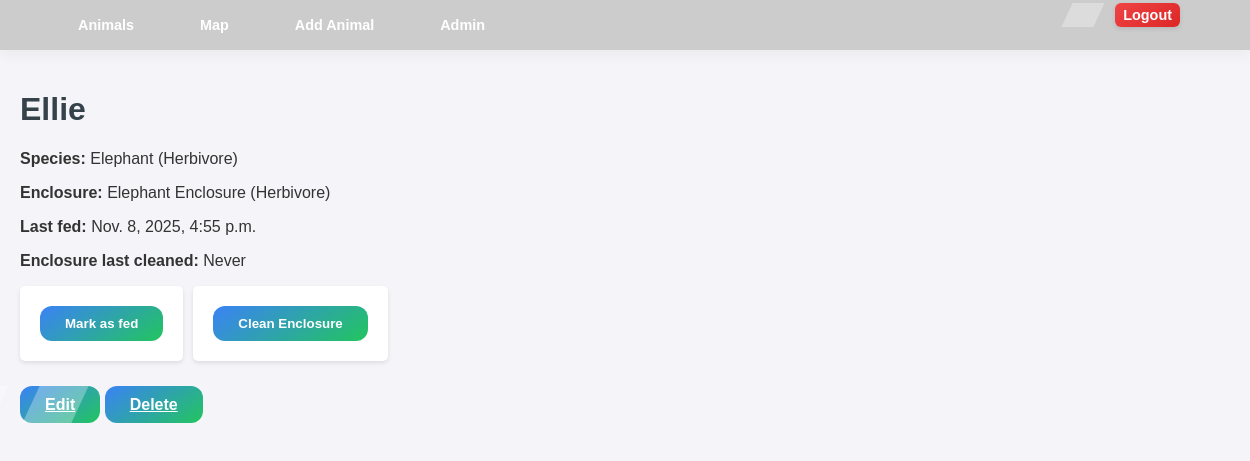
/animals/102/ (signed in), run on an earlier commit of the app's database.
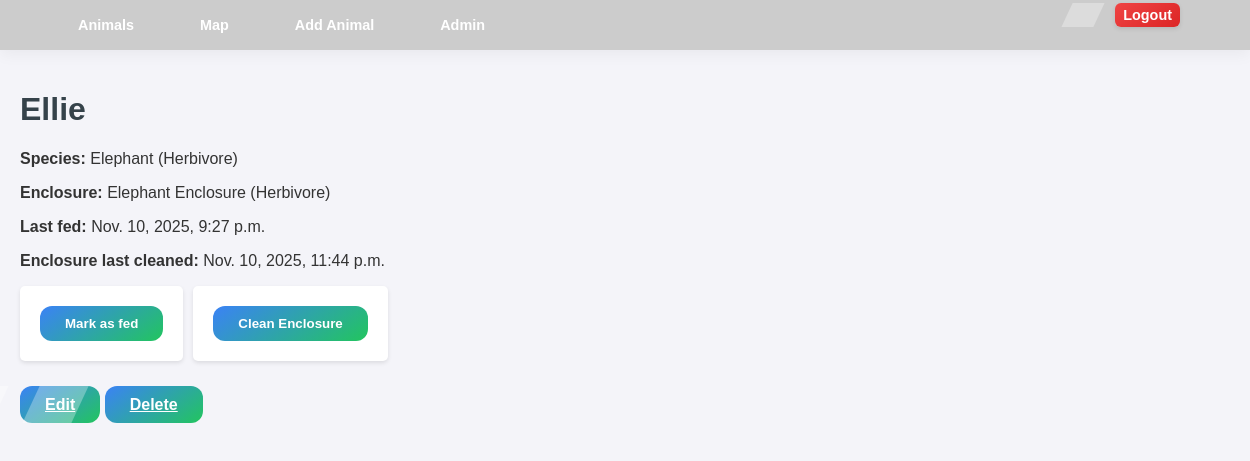
And on a later commit of the database.
### zookeeper/models.py (models this page shows, shortened)
class Animal(models.Model):
    owner = models.ForeignKey(User, on_delete=models.CASCADE)
    name = models.CharField(max_length=100)
    species = models.ForeignKey(Species, on_delete=models.CASCADE)
    enclosure = models.ForeignKey(Enclosure, on_delete=models.CASCADE)
    last_fed_at = models.DateTimeField(null=True, blank=True)
    created_at = models.DateTimeField(auto_now_add=True)

class Enclosure(models.Model):
    name = models.CharField(max_length=100, unique=True)
    description = models.TextField(blank=True)
    capacity = models.PositiveIntegerField(default=1)
    diet_type = models.CharField(
        max_length=20,
        choices=Species.DIET_CHOICES,
        help_text="Preferred diet type for this enclosure"
    )
    created_at = models.DateTimeField(auto_now_add=True)
    last_cleaned_at = models.DateTimeField(null=True, blank=True)
    def __str__(self):
        return f"{self.name} ({self.get_diet_type_display()})"

class Species(models.Model):
    DIET_CHOICES = [
        ('herbivore', 'Herbivore'),
        ('carnivore', 'Carnivore'),
        ('omnivore', 'Omnivore'),
    ]
    name = models.CharField(max_length=100, unique=True)
    diet = models.CharField(max_length=20, choices=DIET_CHOICES)
    def __str__(self):
        return f"{self.name} ({self.get_diet_display()})"
    class Meta:
        verbose_name_plural = "Species"

### zookeeper/views.py (the view)
# urls.py: path('animals/<int:pk>/', views.AnimalDetailView.as_view(), name='animal_detail'),
class AnimalDetailView(LoginRequiredMixin, DetailView):
    model = Animal
    template_name = 'Zoo/animal_detail.html'
    context_object_name = 'animal'
    def get_queryset(self):
        return Animal.objects.all().select_related('species', 'enclosure', 'owner')

### zookeeper/templates/Zoo/Animal_detail.html (shortened to what this page needs)
{% extends "Zoo/base.html" %}
{% block content %}
<div class="animal-detail">
    <h1 class="animal-name">{{ animal.name }}</h1>
    <p class="animal-info"><strong>Species:</strong> {{ animal.species }}</p>
    <p class="animal-info"><strong>Enclosure:</strong> {{ animal.enclosure }}</p>
    <p class="animal-info"><strong>Last fed:</strong> {{ animal.last_fed_at|default:"Never" }}</p>
    <p class="animal-info" id="enclosure-clean-status">
        <strong>Enclosure last cleaned:</strong>
        <span id="clean-timestamp">{{ animal.enclosure.last_cleaned_at|default:"Never" }}</span>
    </p>
    {% if user.is_authenticated %}
        {% if user.is_staff or user.pk == animal.owner.pk %}
        <div class="button-group">
            <form method="post" action="{% url 'animal_feed' animal.pk %}">
                <button type="submit" class="btn btn-feed">Mark as fed</button>
            </form>
            <form method="post" action="{% url 'clean_enclosure' animal.enclosure.pk %}">
                <button type="submit" class="btn btn-clean">Clean Enclosure</button>
            </form>
        </div>
        <div class="action-links">
            <a href="{% url 'animal_update' animal.pk %}" class="btn btn-edit">Edit</a>
            <a href="{% url 'animal_delete' animal.pk %}" class="btn btn-delete">Delete</a>
        </div>
        {% else %}
            <p class="info-muted">You can view this animal but you cannot modify or feed it.</p>
        {% endif %}
    {% else %}
        <p class="info-muted">You can view this animal but you cannot modify or feed it.</p>
    {% endif %}
</div>
{% endblock %}

What changed in the data, as far as the page shows it:
changed Animal "Ellie": last_fed_at "Nov. 8, 2025, 4:55 p.m." → "Nov. 10, 2025, 9:27 p.m."; enclosure.last_cleaned_at "Never" → "Nov. 10, 2025, 11:44 p.m."
